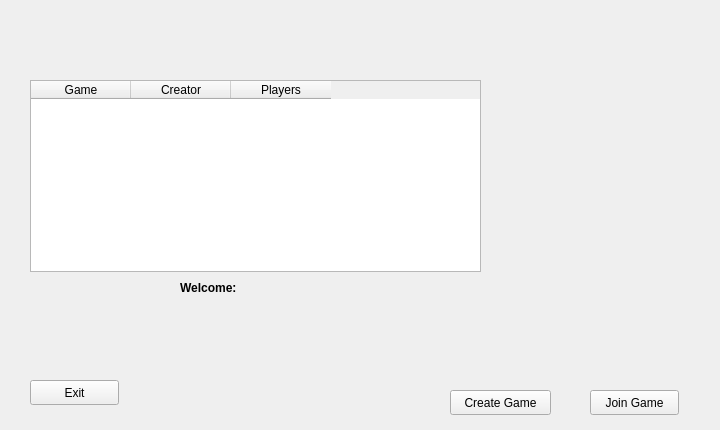
<?xml version="1.0" encoding="UTF-8"?>
<ui version="4.0">
 <class>client_lobby</class>
 <widget class="QWidget" name="client_lobby">
  <property name="geometry">
   <rect>
    <x>0</x>
    <y>0</y>
    <width>720</width>
    <height>430</height>
   </rect>
  </property>
  <property name="minimumSize">
   <size>
    <width>720</width>
    <height>430</height>
   </size>
  </property>
  <property name="maximumSize">
   <size>
    <width>720</width>
    <height>430</height>
   </size>
  </property>
  <property name="windowTitle">
   <string>Form</string>
  </property>
  <widget class="QLabel" name="lobbyBackground">
   <property name="geometry">
    <rect>
     <x>-180</x>
     <y>0</y>
     <width>1131</width>
     <height>491</height>
    </rect>
   </property>
   <property name="text">
    <string/>
   </property>
   <property name="textFormat">
    <enum>Qt::RichText</enum>
   </property>
   <property name="pixmap">
    <pixmap resource="client_connector_resources.qrc">:/images/lobby_background.jpg</pixmap>
   </property>
   <property name="scaledContents">
    <bool>true</bool>
   </property>
  </widget>
  <widget class="QLabel" name="lobbyGamesImage">
   <property name="geometry">
    <rect>
     <x>30</x>
     <y>20</y>
     <width>201</width>
     <height>91</height>
    </rect>
   </property>
   <property name="text">
    <string/>
   </property>
   <property name="textFormat">
    <enum>Qt::RichText</enum>
   </property>
   <property name="pixmap">
    <pixmap resource="client_connector_resources.qrc">:/images/lobby_games.png</pixmap>
   </property>
   <property name="scaledContents">
    <bool>true</bool>
   </property>
  </widget>
  <widget class="QPushButton" name="exitLobbyButton">
   <property name="geometry">
    <rect>
     <x>30</x>
     <y>380</y>
     <width>89</width>
     <height>25</height>
    </rect>
   </property>
   <property name="text">
    <string>Exit</string>
   </property>
  </widget>
  <widget class="QPushButton" name="createGameButton">
   <property name="geometry">
    <rect>
     <x>450</x>
     <y>390</y>
     <width>101</width>
     <height>25</height>
    </rect>
   </property>
   <property name="text">
    <string>Create Game</string>
   </property>
  </widget>
  <widget class="QPushButton" name="joinGameButton">
   <property name="geometry">
    <rect>
     <x>590</x>
     <y>390</y>
     <width>89</width>
     <height>25</height>
    </rect>
   </property>
   <property name="text">
    <string>Join Game</string>
   </property>
  </widget>
  <widget class="QTableWidget" name="gamesTable">
   <property name="geometry">
    <rect>
     <x>30</x>
     <y>80</y>
     <width>451</width>
     <height>192</height>
    </rect>
   </property>
   <property name="minimumSize">
    <size>
     <width>451</width>
     <height>192</height>
    </size>
   </property>
   <property name="maximumSize">
    <size>
     <width>451</width>
     <height>192</height>
    </size>
   </property>
   <property name="sortingEnabled">
    <bool>true</bool>
   </property>
   <property name="columnCount">
    <number>3</number>
   </property>
   <column>
    <property name="text">
     <string notr="true">Game</string>
    </property>
    <property name="toolTip">
     <string notr="true"/>
    </property>
    <property name="whatsThis">
     <string notr="true"/>
    </property>
   </column>
   <column>
    <property name="text">
     <string notr="true">Creator</string>
    </property>
    <property name="toolTip">
     <string notr="true"/>
    </property>
    <property name="whatsThis">
     <string notr="true"/>
    </property>
   </column>
   <column>
    <property name="text">
     <string notr="true">Players</string>
    </property>
   </column>
  </widget>
  <widget class="QLabel" name="label">
   <property name="geometry">
    <rect>
     <x>180</x>
     <y>280</y>
     <width>81</width>
     <height>17</height>
    </rect>
   </property>
   <property name="text">
    <string>&lt;html&gt;&lt;head/&gt;&lt;body&gt;&lt;p&gt;&lt;span style=&quot; font-weight:600;&quot;&gt;Welcome:&lt;/span&gt;&lt;/p&gt;&lt;/body&gt;&lt;/html&gt;</string>
   </property>
   <property name="textFormat">
    <enum>Qt::RichText</enum>
   </property>
  </widget>
  <widget class="QLabel" name="playerName">
   <property name="geometry">
    <rect>
     <x>260</x>
     <y>280</y>
     <width>67</width>
     <height>17</height>
    </rect>
   </property>
   <property name="text">
    <string/>
   </property>
  </widget>
 </widget>
 <resources>
  <include location="client_connector_resources.qrc"/>
 </resources>
 <connections/>
</ui>
